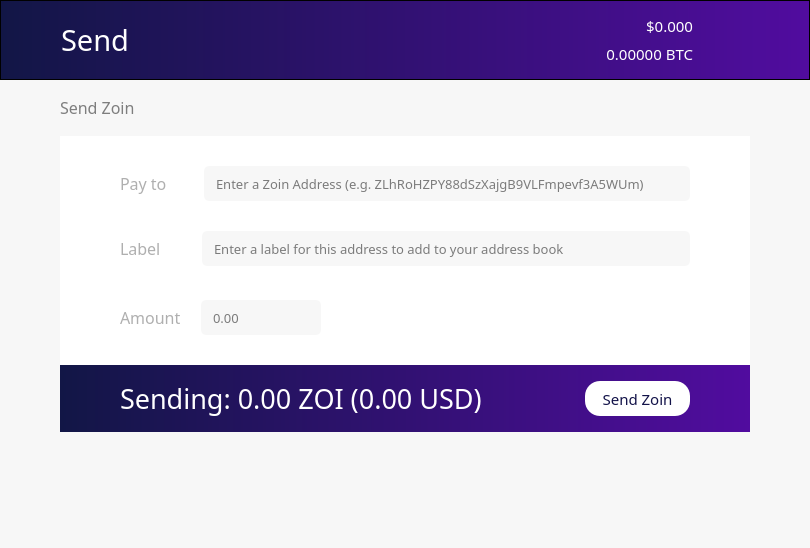
<?xml version="1.0" encoding="UTF-8"?>
<ui version="4.0">
 <class>SendCoinsDialog</class>
 <widget class="QDialog" name="SendCoinsDialog">
  <property name="geometry">
   <rect>
    <x>0</x>
    <y>0</y>
    <width>810</width>
    <height>548</height>
   </rect>
  </property>
  <property name="windowTitle">
   <string>Send Coins</string>
  </property>
  <property name="styleSheet">
   <string notr="true">background-color:rgba(247, 247, 247, 250);</string>
  </property>
  <layout class="QVBoxLayout" name="verticalLayout" stretch="0,0,0,0">
   <property name="spacing">
    <number>0</number>
   </property>
   <property name="leftMargin">
    <number>0</number>
   </property>
   <property name="topMargin">
    <number>0</number>
   </property>
   <property name="rightMargin">
    <number>0</number>
   </property>
   <property name="bottomMargin">
    <number>0</number>
   </property>
   <item>
    <layout class="QVBoxLayout" name="Header">
     <property name="spacing">
      <number>0</number>
     </property>
     <property name="leftMargin">
      <number>0</number>
     </property>
     <property name="rightMargin">
      <number>0</number>
     </property>
     <item>
      <layout class="QHBoxLayout" name="horizontalLayout_3">
       <property name="spacing">
        <number>0</number>
       </property>
       <property name="leftMargin">
        <number>0</number>
       </property>
       <property name="rightMargin">
        <number>0</number>
       </property>
       <item>
        <widget class="QFrame" name="frame">
         <property name="sizePolicy">
          <sizepolicy hsizetype="Preferred" vsizetype="Fixed">
           <horstretch>0</horstretch>
           <verstretch>0</verstretch>
          </sizepolicy>
         </property>
         <property name="minimumSize">
          <size>
           <width>0</width>
           <height>80</height>
          </size>
         </property>
         <property name="maximumSize">
          <size>
           <width>16777215</width>
           <height>80</height>
          </size>
         </property>
         <property name="styleSheet">
          <string notr="true">background: QLinearGradient(x1: 0, y1: 0, x2: 1, y2: 0, stop: 0 #121646, stop: 1 #510c9f);</string>
         </property>
         <property name="frameShape">
          <enum>QFrame::StyledPanel</enum>
         </property>
         <property name="frameShadow">
          <enum>QFrame::Raised</enum>
         </property>
         <property name="lineWidth">
          <number>0</number>
         </property>
         <layout class="QHBoxLayout" name="horizontalLayout_2">
          <property name="spacing">
           <number>6</number>
          </property>
          <property name="leftMargin">
           <number>60</number>
          </property>
          <property name="topMargin">
           <number>0</number>
          </property>
          <property name="rightMargin">
           <number>60</number>
          </property>
          <property name="bottomMargin">
           <number>0</number>
          </property>
          <item>
           <widget class="QLabel" name="label_3">
            <property name="sizePolicy">
             <sizepolicy hsizetype="Preferred" vsizetype="Preferred">
              <horstretch>0</horstretch>
              <verstretch>0</verstretch>
             </sizepolicy>
            </property>
            <property name="font">
             <font>
              <family>ZoinLight</family>
              <pointsize>22</pointsize>
              <weight>50</weight>
              <bold>false</bold>
             </font>
            </property>
            <property name="styleSheet">
             <string notr="true">background-color: rgb(0,0,0,0);
color: white;</string>
            </property>
            <property name="text">
             <string>Send</string>
            </property>
           </widget>
          </item>
          <item>
           <layout class="QVBoxLayout" name="verticalLayout_3">
            <property name="spacing">
             <number>6</number>
            </property>
            <item>
             <widget class="QLabel" name="priceUSD">
              <property name="font">
               <font>
                <family>ZoinMedium</family>
                <pointsize>11</pointsize>
                <weight>50</weight>
                <bold>false</bold>
               </font>
              </property>
              <property name="styleSheet">
               <string notr="true">background-color: rgb(0,0,0,0);
color: white;</string>
              </property>
              <property name="text">
               <string>$0.000</string>
              </property>
              <property name="alignment">
               <set>Qt::AlignBottom|Qt::AlignRight|Qt::AlignTrailing</set>
              </property>
             </widget>
            </item>
            <item>
             <widget class="QLabel" name="priceBTC">
              <property name="font">
               <font>
                <family>ZoinLight</family>
                <pointsize>11</pointsize>
                <weight>50</weight>
                <bold>false</bold>
               </font>
              </property>
              <property name="styleSheet">
               <string notr="true">background-color: rgb(0,0,0,0);
color: white;</string>
              </property>
              <property name="text">
               <string>0.00000 BTC</string>
              </property>
              <property name="alignment">
               <set>Qt::AlignRight|Qt::AlignTop|Qt::AlignTrailing</set>
              </property>
             </widget>
            </item>
           </layout>
          </item>
          <item>
           <widget class="QPushButton" name="pushButton_2">
            <property name="maximumSize">
             <size>
              <width>50</width>
              <height>80</height>
             </size>
            </property>
            <property name="styleSheet">
             <string notr="true">background: rgb(0,0,0,0);</string>
            </property>
            <property name="text">
             <string/>
            </property>
            <property name="icon">
             <iconset>
              <normaloff>:/icons/Exports_45</normaloff>:/icons/Exports_45</iconset>
            </property>
            <property name="iconSize">
             <size>
              <width>70</width>
              <height>70</height>
             </size>
            </property>
            <property name="flat">
             <bool>true</bool>
            </property>
           </widget>
          </item>
         </layout>
        </widget>
       </item>
      </layout>
     </item>
    </layout>
   </item>
   <item>
    <layout class="QVBoxLayout" name="verticalLayout_10">
     <property name="spacing">
      <number>6</number>
     </property>
     <property name="leftMargin">
      <number>60</number>
     </property>
     <property name="topMargin">
      <number>15</number>
     </property>
     <property name="rightMargin">
      <number>60</number>
     </property>
     <property name="bottomMargin">
      <number>20</number>
     </property>
     <item>
      <layout class="QHBoxLayout" name="horizontalLayout_8">
       <property name="spacing">
        <number>8</number>
       </property>
       <property name="topMargin">
        <number>0</number>
       </property>
       <property name="bottomMargin">
        <number>10</number>
       </property>
       <item>
        <widget class="QLabel" name="label_7">
         <property name="font">
          <font>
           <family>ZoinMedium</family>
           <pointsize>12</pointsize>
           <weight>50</weight>
           <bold>false</bold>
          </font>
         </property>
         <property name="styleSheet">
          <string notr="true">color: rgb(126, 126, 126);</string>
         </property>
         <property name="text">
          <string>Send Zoin</string>
         </property>
        </widget>
       </item>
       <item>
        <spacer name="horizontalSpacer">
         <property name="orientation">
          <enum>Qt::Horizontal</enum>
         </property>
         <property name="sizeHint" stdset="0">
          <size>
           <width>40</width>
           <height>20</height>
          </size>
         </property>
        </spacer>
       </item>
       <item>
        <widget class="QPushButton" name="transactionFees">
         <property name="sizePolicy">
          <sizepolicy hsizetype="Minimum" vsizetype="Fixed">
           <horstretch>0</horstretch>
           <verstretch>0</verstretch>
          </sizepolicy>
         </property>
         <property name="styleSheet">
          <string notr="true">QPushButton {
color: rgb(126, 126, 126);
border:0
}

QPushButton:hover {
color: rgb(205, 205, 205);
border:0
}</string>
         </property>
         <property name="text">
          <string/>
         </property>
         <property name="icon">
          <iconset>
           <normaloff>:/icons/fees</normaloff>:/icons/fees</iconset>
         </property>
         <property name="iconSize">
          <size>
           <width>25</width>
           <height>25</height>
          </size>
         </property>
         <property name="flat">
          <bool>true</bool>
         </property>
        </widget>
       </item>
       <item>
        <widget class="QPushButton" name="coinControl">
         <property name="enabled">
          <bool>true</bool>
         </property>
         <property name="sizePolicy">
          <sizepolicy hsizetype="Minimum" vsizetype="Fixed">
           <horstretch>0</horstretch>
           <verstretch>0</verstretch>
          </sizepolicy>
         </property>
         <property name="minimumSize">
          <size>
           <width>25</width>
           <height>25</height>
          </size>
         </property>
         <property name="maximumSize">
          <size>
           <width>25</width>
           <height>25</height>
          </size>
         </property>
         <property name="styleSheet">
          <string notr="true">QPushButton {
color: rgb(126, 126, 126);
border:0
}

QPushButton:hover {
color: rgb(205, 205, 205);
border:0
}</string>
         </property>
         <property name="text">
          <string/>
         </property>
         <property name="icon">
          <iconset>
           <normaloff>:/icons/settings</normaloff>:/icons/settings</iconset>
         </property>
         <property name="iconSize">
          <size>
           <width>25</width>
           <height>25</height>
          </size>
         </property>
         <property name="flat">
          <bool>true</bool>
         </property>
        </widget>
       </item>
      </layout>
     </item>
     <item>
      <widget class="QFrame" name="PayFrame">
       <property name="styleSheet">
        <string notr="true">background-color: rgb(255, 255, 255);
border:0;</string>
       </property>
       <property name="frameShape">
        <enum>QFrame::StyledPanel</enum>
       </property>
       <property name="frameShadow">
        <enum>QFrame::Raised</enum>
       </property>
       <layout class="QVBoxLayout" name="verticalLayout_12">
        <property name="spacing">
         <number>30</number>
        </property>
        <property name="leftMargin">
         <number>0</number>
        </property>
        <property name="topMargin">
         <number>30</number>
        </property>
        <property name="rightMargin">
         <number>0</number>
        </property>
        <property name="bottomMargin">
         <number>0</number>
        </property>
        <item>
         <layout class="QVBoxLayout" name="verticalLayout_2">
          <property name="spacing">
           <number>30</number>
          </property>
          <property name="leftMargin">
           <number>60</number>
          </property>
          <property name="topMargin">
           <number>0</number>
          </property>
          <property name="rightMargin">
           <number>60</number>
          </property>
          <item>
           <layout class="QHBoxLayout" name="horizontalLayout">
            <property name="spacing">
             <number>20</number>
            </property>
            <property name="topMargin">
             <number>0</number>
            </property>
            <item>
             <widget class="QLabel" name="label_4">
              <property name="sizePolicy">
               <sizepolicy hsizetype="Fixed" vsizetype="Preferred">
                <horstretch>0</horstretch>
                <verstretch>0</verstretch>
               </sizepolicy>
              </property>
              <property name="font">
               <font>
                <family>ZoinMedium</family>
                <pointsize>12</pointsize>
                <weight>50</weight>
                <bold>false</bold>
               </font>
              </property>
              <property name="styleSheet">
               <string notr="true">color: rgb(175, 175, 175);</string>
              </property>
              <property name="text">
               <string>Pay to    </string>
              </property>
             </widget>
            </item>
            <item>
             <widget class="QValidatedLineEdit" name="PayTo">
              <property name="sizePolicy">
               <sizepolicy hsizetype="Preferred" vsizetype="Fixed">
                <horstretch>0</horstretch>
                <verstretch>0</verstretch>
               </sizepolicy>
              </property>
              <property name="minimumSize">
               <size>
                <width>0</width>
                <height>0</height>
               </size>
              </property>
              <property name="font">
               <font>
                <family>ZoinLight</family>
                <pointsize>10</pointsize>
               </font>
              </property>
              <property name="styleSheet">
               <string notr="true">background-color:rgba(247, 247, 247, 250);
height: 35px;
border-radius:5px;
border-style:solid;
border-color:gray;
border-width:thin;
padding-left: 10;
</string>
              </property>
              <property name="inputMask">
               <string/>
              </property>
              <property name="text">
               <string/>
              </property>
              <property name="cursorPosition">
               <number>0</number>
              </property>
              <property name="alignment">
               <set>Qt::AlignLeading|Qt::AlignLeft|Qt::AlignVCenter</set>
              </property>
              <property name="placeholderText">
               <string>Enter a Zoin Address (e.g. ZLhRoHZPY88dSzXajgB9VLFmpevf3A5WUm)</string>
              </property>
             </widget>
            </item>
           </layout>
          </item>
          <item>
           <layout class="QHBoxLayout" name="horizontalLayout_4">
            <property name="spacing">
             <number>20</number>
            </property>
            <property name="leftMargin">
             <number>0</number>
            </property>
            <property name="topMargin">
             <number>0</number>
            </property>
            <property name="rightMargin">
             <number>0</number>
            </property>
            <property name="bottomMargin">
             <number>4</number>
            </property>
            <item>
             <widget class="QLabel" name="label_5">
              <property name="sizePolicy">
               <sizepolicy hsizetype="Fixed" vsizetype="Preferred">
                <horstretch>0</horstretch>
                <verstretch>0</verstretch>
               </sizepolicy>
              </property>
              <property name="font">
               <font>
                <family>ZoinMedium</family>
                <pointsize>12</pointsize>
                <weight>50</weight>
                <bold>false</bold>
               </font>
              </property>
              <property name="styleSheet">
               <string notr="true">color: rgb(175, 175, 175);</string>
              </property>
              <property name="text">
               <string>Label     </string>
              </property>
             </widget>
            </item>
            <item>
             <widget class="QValidatedLineEdit" name="AddressLabel">
              <property name="sizePolicy">
               <sizepolicy hsizetype="Preferred" vsizetype="Fixed">
                <horstretch>0</horstretch>
                <verstretch>0</verstretch>
               </sizepolicy>
              </property>
              <property name="font">
               <font>
                <family>ZoinLight</family>
                <pointsize>10</pointsize>
               </font>
              </property>
              <property name="layoutDirection">
               <enum>Qt::LeftToRight</enum>
              </property>
              <property name="styleSheet">
               <string notr="true">background-color:rgba(247, 247, 247, 250);
height: 35px;
border-radius:5px;
border-style:solid;
border-color:gray;
border-width:thin;
padding-left: 10;</string>
              </property>
              <property name="text">
               <string/>
              </property>
              <property name="placeholderText">
               <string>Enter a label for this address to add to your address book</string>
              </property>
             </widget>
            </item>
           </layout>
          </item>
          <item>
           <layout class="QHBoxLayout" name="horizontalLayout_5">
            <property name="spacing">
             <number>20</number>
            </property>
            <property name="topMargin">
             <number>0</number>
            </property>
            <item>
             <widget class="QLabel" name="label_6">
              <property name="sizePolicy">
               <sizepolicy hsizetype="Fixed" vsizetype="Preferred">
                <horstretch>0</horstretch>
                <verstretch>0</verstretch>
               </sizepolicy>
              </property>
              <property name="font">
               <font>
                <family>ZoinMedium</family>
                <pointsize>12</pointsize>
                <weight>50</weight>
                <bold>false</bold>
               </font>
              </property>
              <property name="layoutDirection">
               <enum>Qt::LeftToRight</enum>
              </property>
              <property name="styleSheet">
               <string notr="true">color: rgb(175, 175, 175);</string>
              </property>
              <property name="text">
               <string>Amount</string>
              </property>
             </widget>
            </item>
            <item>
             <widget class="QLineEdit" name="PayAmount">
              <property name="sizePolicy">
               <sizepolicy hsizetype="MinimumExpanding" vsizetype="Fixed">
                <horstretch>0</horstretch>
                <verstretch>0</verstretch>
               </sizepolicy>
              </property>
              <property name="maximumSize">
               <size>
                <width>120</width>
                <height>16777215</height>
               </size>
              </property>
              <property name="font">
               <font>
                <family>ZoinLight</family>
                <pointsize>10</pointsize>
               </font>
              </property>
              <property name="styleSheet">
               <string notr="true">background-color:rgba(247, 247, 247, 250);
height: 35px;
border-radius:5px;
border-style:solid;
border-color:gray;
border-width:thin;
padding-left: 10;
</string>
              </property>
              <property name="placeholderText">
               <string>0.00</string>
              </property>
             </widget>
            </item>
            <item>
             <spacer name="horizontalSpacer_2">
              <property name="orientation">
               <enum>Qt::Horizontal</enum>
              </property>
              <property name="sizeHint" stdset="0">
               <size>
                <width>40</width>
                <height>20</height>
               </size>
              </property>
             </spacer>
            </item>
           </layout>
          </item>
         </layout>
        </item>
        <item>
         <widget class="QFrame" name="frame_2">
          <property name="styleSheet">
           <string notr="true">background: QLinearGradient(x1: 0, y1: 0, x2: 1, y2: 0, stop: 0 #121646, stop: 1 #510c9f);</string>
          </property>
          <property name="frameShape">
           <enum>QFrame::StyledPanel</enum>
          </property>
          <property name="frameShadow">
           <enum>QFrame::Raised</enum>
          </property>
          <layout class="QHBoxLayout" name="horizontalLayout_7">
           <property name="leftMargin">
            <number>60</number>
           </property>
           <property name="topMargin">
            <number>15</number>
           </property>
           <property name="rightMargin">
            <number>60</number>
           </property>
           <property name="bottomMargin">
            <number>15</number>
           </property>
           <item>
            <widget class="QLabel" name="sendAmount">
             <property name="font">
              <font>
               <family>ZoinLight</family>
               <pointsize>20</pointsize>
               <weight>50</weight>
               <italic>false</italic>
               <bold>false</bold>
              </font>
             </property>
             <property name="styleSheet">
              <string notr="true">color: white;
background-color: rgba(0,0,0,0);
font: url(:/fonts/SourceSansPro-Light);
</string>
             </property>
             <property name="text">
              <string>Sending: 0.00 ZOI (0.00 USD)</string>
             </property>
            </widget>
           </item>
           <item>
            <widget class="QPushButton" name="pushButton">
             <property name="sizePolicy">
              <sizepolicy hsizetype="Fixed" vsizetype="Fixed">
               <horstretch>0</horstretch>
               <verstretch>0</verstretch>
              </sizepolicy>
             </property>
             <property name="minimumSize">
              <size>
               <width>0</width>
               <height>35</height>
              </size>
             </property>
             <property name="font">
              <font>
               <family>ZoinRegular</family>
               <pointsize>11</pointsize>
               <weight>50</weight>
               <bold>false</bold>
              </font>
             </property>
             <property name="styleSheet">
              <string notr="true">background-color: white;
color: rgb(19, 19, 73);;
border-radius:15px;
height:35px;
width:105px;</string>
             </property>
             <property name="text">
              <string>Send Zoin</string>
             </property>
             <property name="checkable">
              <bool>true</bool>
             </property>
             <property name="autoDefault">
              <bool>false</bool>
             </property>
             <property name="flat">
              <bool>false</bool>
             </property>
            </widget>
           </item>
          </layout>
         </widget>
        </item>
       </layout>
      </widget>
     </item>
    </layout>
   </item>
   <item>
    <widget class="QWidget" name="widget" native="true">
     <layout class="QVBoxLayout" name="verticalLayout_4">
      <property name="spacing">
       <number>0</number>
      </property>
      <property name="leftMargin">
       <number>60</number>
      </property>
      <property name="topMargin">
       <number>0</number>
      </property>
      <property name="rightMargin">
       <number>60</number>
      </property>
      <property name="bottomMargin">
       <number>0</number>
      </property>
     </layout>
    </widget>
   </item>
   <item>
    <layout class="QHBoxLayout" name="horizontalLayout_6">
     <property name="leftMargin">
      <number>60</number>
     </property>
     <property name="topMargin">
      <number>30</number>
     </property>
     <property name="rightMargin">
      <number>60</number>
     </property>
     <property name="bottomMargin">
      <number>30</number>
     </property>
     <item>
      <layout class="QVBoxLayout" name="statusText">
       <property name="topMargin">
        <number>0</number>
       </property>
      </layout>
     </item>
     <item>
      <layout class="QHBoxLayout" name="statusBar"/>
     </item>
    </layout>
   </item>
  </layout>
 </widget>
 <customwidgets>
  <customwidget>
   <class>QValidatedLineEdit</class>
   <extends>QLineEdit</extends>
   <header>qvalidatedlineedit.h</header>
  </customwidget>
 </customwidgets>
 <resources>
  <include location="../bitcoin.qrc"/>
 </resources>
 <connections/>
</ui>
